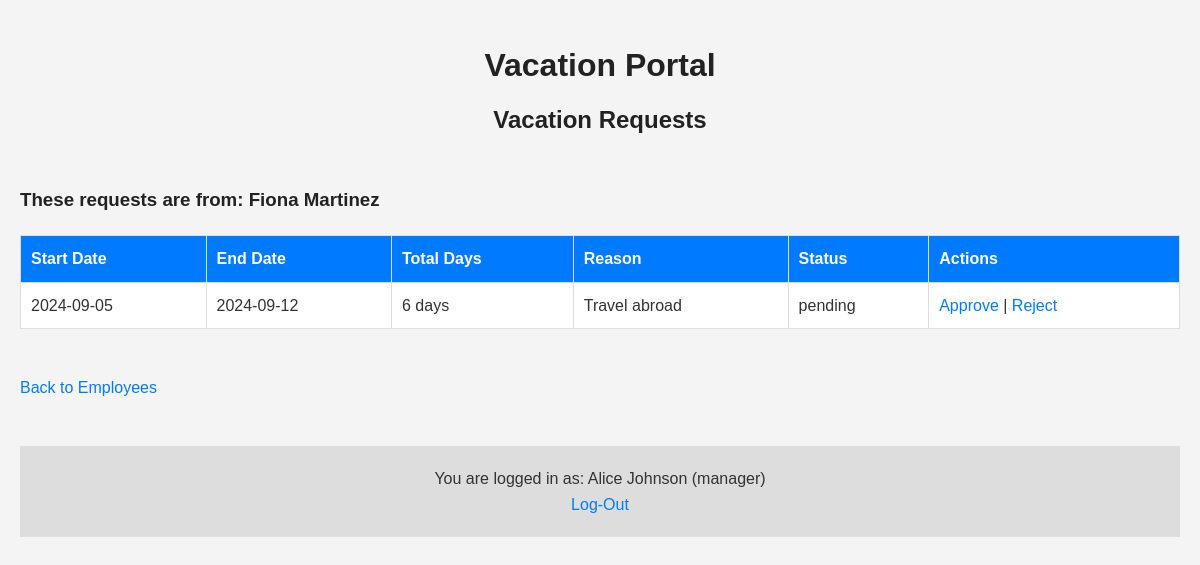
The app's page /manageRequestsForm.php?employee_code=1010106 (signed in) with its own data.
### tables this page shows
CREATE TABLE `users` (
  `employee_code` int(11) NOT NULL,
  `full_name` varchar(100) NOT NULL,
  `email` varchar(100) NOT NULL,
  `password` varchar(255) NOT NULL,
  `role` enum('manager','employee') NOT NULL,
  `manager_code` int(7) NOT NULL
);

CREATE TABLE `requests` (
  `id` int(11) NOT NULL,
  `employee_code` int(11) NOT NULL,
  `start_date` date NOT NULL,
  `end_date` date NOT NULL,
  `reason` text NOT NULL,
  `status` enum('pending','approved','rejected') NOT NULL,
  `submitted_date` datetime DEFAULT current_timestamp()
);

### src/utils.php (called while the page is built, shortened)
<?php
function countWeekdays($start_date, $end_date) {
    $start = new DateTime($start_date);
    $end = new DateTime($end_date);
    $interval = new DateInterval('P1D');
    $dateRange = new DatePeriod($start, $interval, $end->modify('+1 day'));
    $weekdayCount = 0;
    foreach ($dateRange as $date) {
        if ($date->format('N') < 6) {
            $weekdayCount++;
        }
    }
    return $weekdayCount;
}
?>

### public/manageRequestsForm.php (the view, shortened to what this page needs)
<?php
include __DIR__ . '/../src/config.php';
include __DIR__ . '/../src/utils.php';
$employee_code = $_GET['employee_code'] ?? null;
$manager_code = $_SESSION['user_employee_code'];
$stmt = $connection->prepare("SELECT full_name FROM users WHERE employee_code = ? AND manager_code = ?");
$stmt->bind_param("ii", $employee_code, $manager_code);
$stmt->execute();
$employee_result = $stmt->get_result();
$employee = $employee_result->fetch_assoc();
$employee_full_name = $employee['full_name'] ?? 'Unknown Employee';
$stmt = $connection->prepare("
    SELECT r.id, r.start_date, r.end_date, r.reason, r.status
    FROM requests r
    JOIN users u ON r.employee_code = u.employee_code
    WHERE r.employee_code = ? AND u.manager_code = ?
");
$stmt->bind_param("ii", $employee_code, $manager_code);
$stmt->execute();
$result = $stmt->get_result();
?>
<!DOCTYPE html>
<html lang="en">
<head>
</head>
<body>
    <div class="main-title">
        <h1>Vacation Portal</h1>
        <h2>Vacation Requests</h2>
    </div>
    <br>
    <h3>These requests are from: <?php echo htmlspecialchars($employee_full_name); ?></h3>
    <?php if ($result->num_rows === 0): ?>
        <h2>No vacation requests found for this employee.</h2>
    <?php else: ?>
        <table border="1">
            <tr>
                <th>Start Date</th>
                <th>End Date</th>
                <th>Total Days</th>
                <th>Reason</th>
                <th>Status</th>
                <th>Actions</th>
            </tr>
            <?php while ($row = $result->fetch_assoc()): ?>
            <tr>
                <td><?php echo htmlspecialchars($row['start_date']); ?></td>
                <td><?php echo htmlspecialchars($row['end_date']); ?></td>
                <td><?php echo countWeekdays($row['start_date'], $row['end_date']) . " days"; ?></td>
                <td><?php echo htmlspecialchars($row['reason']); ?></td>
                <td><?php echo htmlspecialchars($row['status']); ?></td>
                <td>
                    <?php if ($row['status'] === 'pending'): ?>
                        <a href="manageRequests.php?id=<?php echo $row['id']; ?>&action=approved">Approve</a> |
                        <a href="manageRequests.php?id=<?php echo $row['id']; ?>&action=rejected">Reject</a>
                    <?php else: ?>
                        <em>No Actions Available</em>
                    <?php endif; ?>
                </td>
            </tr>
            <?php endwhile; ?>
        </table>
    <?php endif; ?>
    <br>
    <a href="manageUsersForm.php">Back to Employees</a>
    <br>
    <br>
    <footer>
        <div class="logout">
            <p>You are logged in as: <?php echo $_SESSION['user_full_name'] . " (" . $_SESSION['user_role'] . ")" ?></p>
            <a href="logout.php">Log-Out</a>
        </div>
    </footer>
</body>
</html>

### records on screen
users: full_name "Fiona Martinez"
requests: start_date "2024-09-05", end_date "2024-09-12", countWeekdays($row['start_date'], $row['end_date']) "6", reason "Travel abroad", status "pending"

### other values on screen
$_SESSION['user_full_name'] "Alice Johnson"
$_SESSION['user_role'] "manager"
